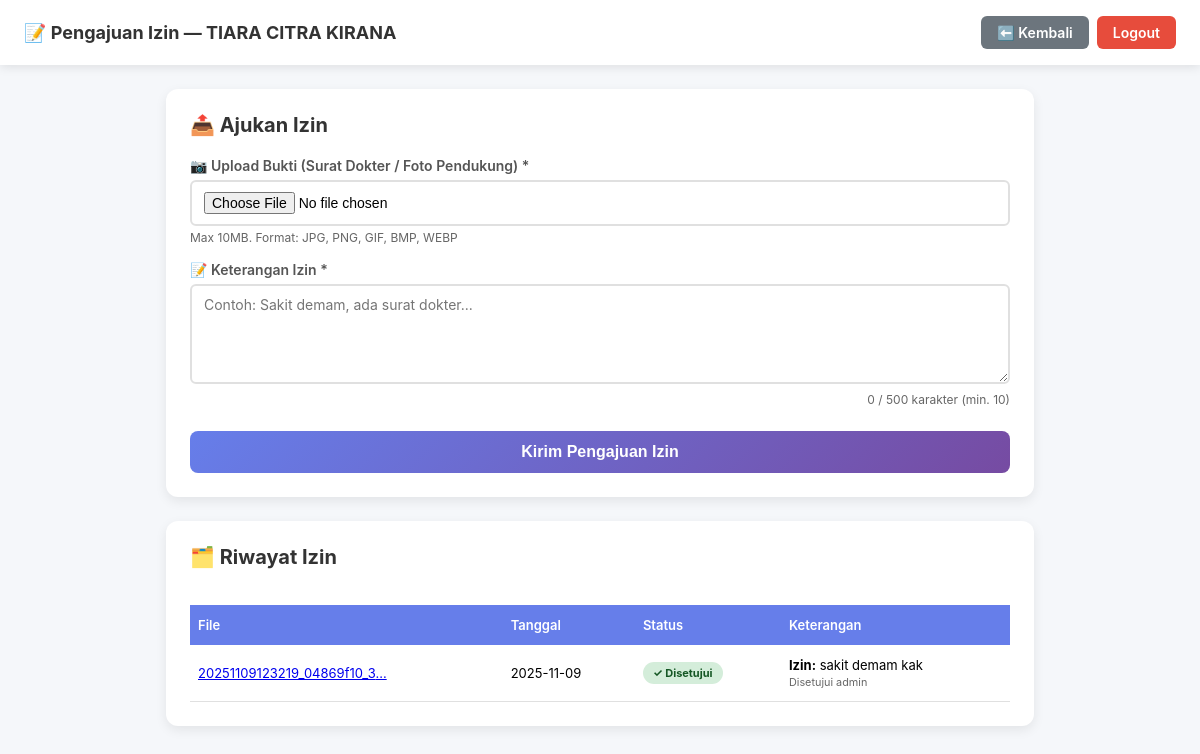
Before: /izin (signed in) with the older database file.
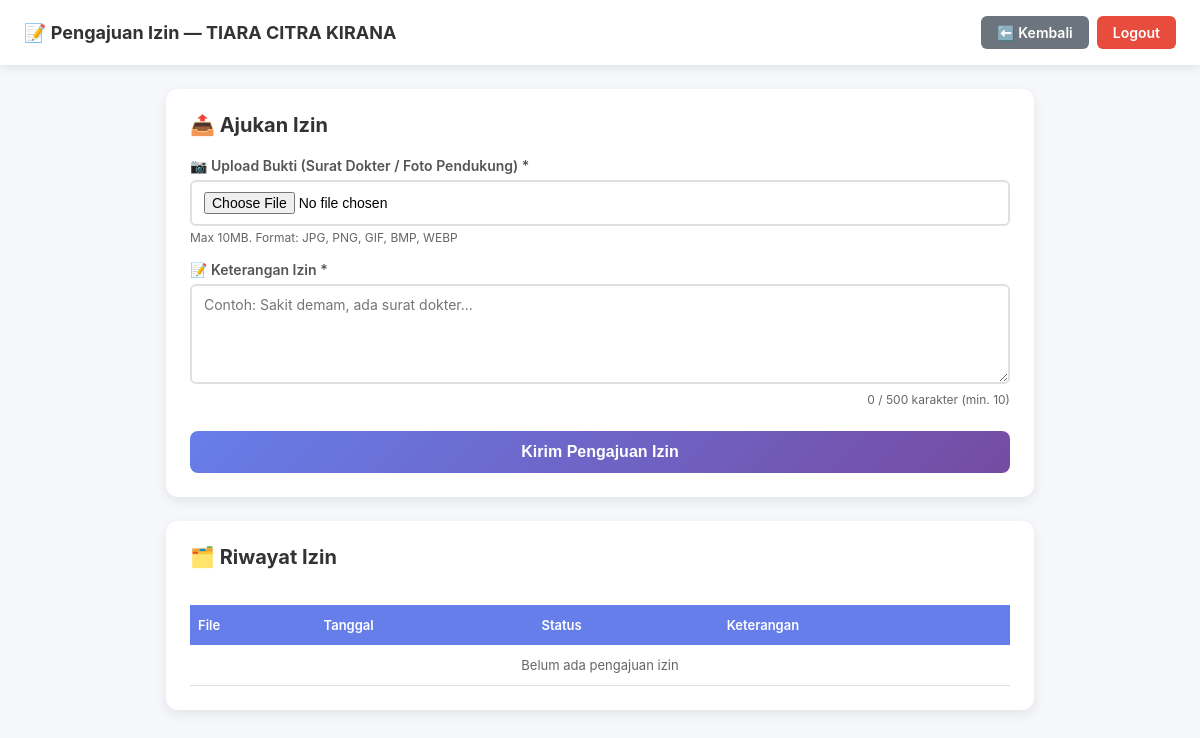
After: the same page with the newer database file.
### tables this page shows
CREATE TABLE absensi (
                    id INTEGER PRIMARY KEY AUTOINCREMENT,
                    user_id INTEGER NOT NULL,
                    filename TEXT NOT NULL,
                    tanggal TEXT NOT NULL,
                    datetime_exif TEXT,
                    latitude REAL,
                    longitude REAL,
                    status TEXT CHECK(status IN ('Pending', 'Disetujui', 'Ditolak')),
                    alasan TEXT,
                    exif_text TEXT,
                    jenis TEXT DEFAULT 'hadir' CHECK(jenis IN ('hadir', 'izin')),
                    keterangan_izin TEXT,
                    jam_datang TEXT,
                    created_at TIMESTAMP DEFAULT CURRENT_TIMESTAMP,
                    FOREIGN KEY(user_id) REFERENCES users(id) ON DELETE CASCADE
                 );

### app.py (the view, shortened to what this page needs)
@app.route('/izin', methods=['GET','POST'])
@login_required
def izin():
    conn = get_db_conn()
    c = conn.cursor()
    c.execute("""SELECT filename,tanggal,jenis,status,alasan,keterangan_izin,jam_datang
                 FROM absensi WHERE user_id=? AND jenis='izin'
                 ORDER BY id DESC LIMIT 50""", (session['user_id'],))
    rows = c.fetchall()
    conn.close()
    return render_template('izin.html', username=session.get('nama'), uploads=rows)

### app.py (called while the page is built)
def login_required(f):
    @wraps(f)
    def decorated_function(*args, **kwargs):
        if 'user_id' not in session:
            flash("Silakan login terlebih dahulu", "warning")
            return redirect(url_for('login'))
        return f(*args, **kwargs)
    return decorated_function

def get_db_conn():
    conn = sqlite3.connect(DATABASE)
    conn.row_factory = sqlite3.Row
    conn.execute("PRAGMA foreign_keys = ON")
    return conn

@app.after_request
def set_security_headers(response):
    response.headers['X-Content-Type-Options'] = 'nosniff'
    response.headers['X-Frame-Options'] = 'DENY'
    response.headers['X-XSS-Protection'] = '1; mode=block'
    return response

### templates/izin.html (shortened to what this page needs)
<!DOCTYPE html>
<html lang="id">
<head>
</head>
<body>
  <nav>
    <div class="nav-brand">📝 Pengajuan Izin — {{ username | upper }}</div>
    <div class="nav-buttons">
      <a href="/upload" class="btn btn-back">⬅️ Kembali</a>
      <a href="/logout" class="btn btn-logout">Logout</a>
    </div>
  </nav>
  <div class="container">
    <div class="card">
      <h2 class="card-title">📤 Ajukan Izin</h2>
      <form method="post" enctype="multipart/form-data">
        <div class="form-group">
          <label>📷 Upload Bukti (Surat Dokter / Foto Pendukung) *</label>
          <input type="file" name="file" accept="image/*" required>
          <div class="helper-text">Max 10MB. Format: JPG, PNG, GIF, BMP, WEBP</div>
        </div>
        <div class="form-group">
          <label>📝 Keterangan Izin *</label>
          <textarea
            name="keterangan_izin"
            placeholder="Contoh: Sakit demam, ada surat dokter..."
            required
            minlength="10"
            maxlength="500"
            oninput="updateCharCount(this)"
          ></textarea>
          <div class="char-counter" id="charCounter">0 / 500 karakter (min. 10)</div>
        </div>
        <button type="submit" class="btn-primary">Kirim Pengajuan Izin</button>
      </form>
    </div>
    <div class="card">
      <h2 class="card-title">🗂️ Riwayat Izin</h2>
      <div style="overflow-x: auto;">
        <table>
          <thead>
            <tr>
              <th>File</th>
              <th>Tanggal</th>
              <th>Status</th>
              <th>Keterangan</th>
            </tr>
          </thead>
          <tbody>
            {% for r in uploads %}
              <tr>
                <td>
                  <a href="/uploads/{{ r['filename'] }}" target="_blank">
                    {{ r['filename'][:25] }}...
                  </a>
                </td>
                <td>{{ r['tanggal'] }}</td>
                <td>
                  {% if r['status'] == 'Disetujui' %}
                    <span class="badge badge-success">✓ Disetujui</span>
                  {% elif r['status'] == 'Pending' %}
                    <span class="badge badge-warning">⏳ Pending</span>
                  {% else %}
                    <span class="badge badge-danger">✗ Ditolak</span>
                  {% endif %}
                </td>
                <td>
                  <strong>Izin:</strong> {{ r['keterangan_izin'][:70] }}{% if r['keterangan_izin']|length > 70 %}...{% endif %}
                  <br><small style="color:#666;">{{ r['alasan'] }}</small>
                </td>
              </tr>
            {% else %}
              <tr>
                <td colspan="4" style="text-align:center;color:#666;">
                  Belum ada pengajuan izin
                </td>
              </tr>
            {% endfor %}
          </tbody>
        </table>
      </div>
    </div>
  </div>
</body>
</html>

Changed rows visible on the page:
removed absensi: filename "20251109123219_04869f10_3", tanggal "2025-11-09", status "✓ Disetujui", keterangan_izin "sakit demam kak", alasan "Disetujui admin"
Other visible differences:
text now shown: "Belum ada pengajuan izin"
